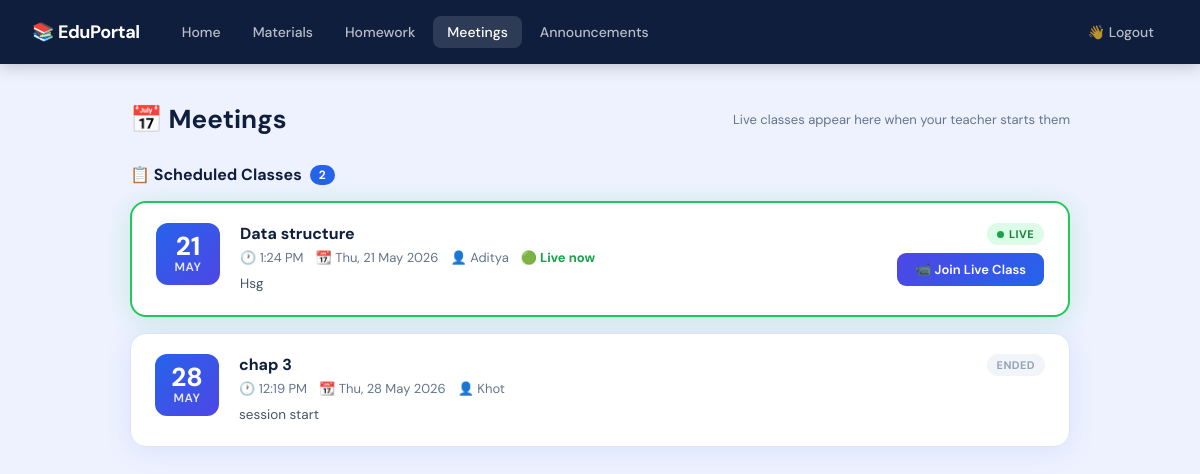
/Backend/meetings.php (signed in), run on the app's committed database.
### tables this page shows
CREATE TABLE `meetings` (
  `id` int NOT NULL AUTO_INCREMENT,
  `teacher_id` int NOT NULL,
  `teacher_name` varchar(100) NOT NULL,
  `title` varchar(200) NOT NULL,
  `description` text,
  `meet_date` date NOT NULL,
  `meet_time` time NOT NULL,
  `room_name` varchar(200) DEFAULT NULL,
  `is_live` tinyint(1) DEFAULT '0',
  `created_at` timestamp NULL DEFAULT CURRENT_TIMESTAMP,
  `subject_id` int DEFAULT NULL,
  PRIMARY KEY (`id`)
);

### Backend/meetings.php (the view, shortened to what this page needs)
<?php
include("connect.php");
$role      = $_SESSION['role'];
$firstName = $_SESSION['firstName'];
$user_id   = $_SESSION['user_id'];
$joining_meeting = null;
if ($role === 'student') {
    $result = $conn->query("SELECT * FROM meetings ORDER BY is_live DESC, meet_date ASC, meet_time ASC");
} else {
    $result = $conn->query("SELECT * FROM meetings WHERE teacher_id = $user_id ORDER BY is_live DESC, meet_date DESC, meet_time DESC");
}
$meetings = [];
while ($row = $result->fetch_assoc()) $meetings[] = $row;
?>
<!DOCTYPE html>
<html lang="en">
<head>
</head>
<body>
<nav class="navbar">
  <span class="brand">📚 EduPortal</span>
  <?php if($role==='teacher'): ?>
    <a href="teacher-dashboard.php">Home</a>
    <a href="study-materials.php">Materials</a>
    <a href="homework.php">Homework</a>
    <a href="meetings.php" class="active">Meetings</a>
    <a href="announcements.php">Announcements</a>
  <?php else: ?>
    <a href="homepage.php">Home</a>
    <a href="study-materials.php">Materials</a>
    <a href="homework.php">Homework</a>
    <a href="meetings.php" class="active">Meetings</a>
    <a href="announcements.php">Announcements</a>
  <?php endif; ?>
  <a href="logout.php">👋 Logout</a>
</nav>
<?php if ($joining_meeting): ?>
<!-- ══════════════════════════════════════
     LIVE VIDEO CALL SCREEN
══════════════════════════════════════ -->
<div class="call-overlay" id="callOverlay">
  <div class="call-header">
    <div class="call-title">
      <span class="live-dot"></span>
      📹 <?= htmlspecialchars($joining_meeting['title']) ?>
      &nbsp;·&nbsp;
      <span style="font-weight:400;font-size:13px;opacity:.75">
        Hosted by <?= htmlspecialchars($joining_meeting['teacher_name']) ?>
      </span>
    </div>
    <div style="display:flex;align-items:center;gap:10px">
      <div class="perm-banner" id="permBanner" style="display:none">
        🎥 Camera/mic blocked?
        <a href="https://support.google.com/chrome/answer/2693767" target="_blank">Allow in browser settings</a>
      </div>
      <?php if($role==='teacher'): ?>
        <form method="POST" id="endForm">
          <input type="hidden" name="action" value="end">
          <input type="hidden" name="meeting_id" value="<?= $joining_meeting['id'] ?>">
          <button type="button" class="btn-hangup" onclick="endMeeting()">⏹ End Meeting for Everyone</button>
        </form>
      <?php else: ?>
        <button class="btn-hangup" onclick="leaveCall()" style="background:#475569">🚪 Leave Call</button>
      <?php endif; ?>
    </div>
  </div>
  <div id="jitsi-container"></div>
</div>
<script>
const ROOM       = <?= json_encode($joining_meeting['room_name']) ?>;
const MYNAME     = <?= json_encode($firstName) ?>;
const IS_TEACHER = <?= json_encode($role === 'teacher') ?>;
// Show permission helper after 4 s if camera hasn't activated
const permTimer = setTimeout(() => {
  document.getElementById('permBanner').style.display = 'flex';
}, 4000);
const api = new JitsiMeetExternalAPI("meet.jit.si", {
  roomName: ROOM,
  width: "100%",
  height: "100%",
  parentNode: document.getElementById("jitsi-container"),
  userInfo: {
    displayName: (IS_TEACHER ? "🎓 Prof. " : "🎒 ") + MYNAME
  },
  configOverwrite: {
    // ── Camera & mic ON for everyone by default ──────────────
    startWithAudioMuted: false,
    startWithVideoMuted: false,
    // ── Cleaner UX ────────────────────────────────────────────
    enableWelcomePage: false,
    prejoinPageEnabled: true,      // shows device-picker before entering
    disableDeepLinking: true,
    enableNoisyMicDetection: true,
    enableNoAudioDetection: true,
    disableSimulcast: false,
    // ── Permissions ───────────────────────────────────────────
    requireDisplayName: true,
    enableUserRolesBasedOnToken: false,
  },
  interfaceConfigOverwrite: {
    SHOW_JITSI_WATERMARK: false,
    SHOW_WATERMARK_FOR_GUESTS: false,
    // Full toolbar so everyone can control camera, mic, share screen
    TOOLBAR_BUTTONS: IS_TEACHER
      ? [
          'microphone','camera','desktop','chat','participants-pane',
          'tileview','filmstrip','security','mute-everyone',
          'recording','hangup','raisehand','settings'
        ]
      : [
          'microphone','camera','desktop','chat',
          'tileview','filmstrip','raisehand','hangup','settings'
        ],
    SETTINGS_SECTIONS: ['devices','language'],
    DEFAULT_REMOTE_DISPLAY_NAME: 'Participant',
    FILM_STRIP_MAX_HEIGHT: 150,
    VIDEO_QUALITY_LABEL_DISABLED: false,
  }
});
// Hide permission banner once video track starts
api.addListener('videoConferenceJoined', () => {
  clearTimeout(permTimer);
  document.getElementById('permBanner').style.display = 'none';
});
// Student leaves → back to meetings list
api.addListener('videoConferenceLeft', () => {
  if (!IS_TEACHER) window.location.href = 'meetings.php';
});
function leaveCall() {
  api.executeCommand('hangup');
  setTimeout(() => { window.location.href = 'meetings.php'; }, 700);
}
function endMeeting() {
  if (!confirm('End this meeting for all participants?')) return;
  api.executeCommand('hangup');
  setTimeout(() => { document.getElementById('endForm').submit(); }, 700);
}
</script>
<?php else: ?>
<div class="page">
  <div class="page-header">
    <h1>📅 Meetings</h1>
    <?php if($role==='student'): ?>
      <span style="font-size:13px;color:var(--muted)">Live classes appear here when your teacher starts them</span>
    <?php endif; ?>
  </div>
  <div class="section-title">
    <?= $role==='teacher' ? '📋 Your Meetings' : '📋 Scheduled Classes' ?>
    <span class="badge"><?= count($meetings) ?></span>
  </div>
  <?php if (empty($meetings)): ?>
    <div class="empty">
      <div class="icon">📭</div>
      <p><?= $role==='teacher' ? "No meetings scheduled yet." : "No classes scheduled yet." ?></p>
    </div>
  <?php else: ?>
  <div class="meetings-list">
    <?php foreach($meetings as $i => $m):
      $dt      = new DateTime($m['meet_date'].' '.$m['meet_time']);
      $now     = new DateTime();
      $isLive  = (bool)$m['is_live'];
      $isPast  = ($dt < $now) && !$isLive;
    ?>
    <div class="meeting-card <?= $isLive ? 'is-live' : '' ?>" style="animation-delay:<?= $i*.06 ?>s">
      <div class="date-block">
        <div class="day"><?= $dt->format('d') ?></div>
        <div class="mon"><?= $dt->format('M') ?></div>
      </div>
      <div class="meeting-body">
        <div class="meeting-title"><?= htmlspecialchars($m['title']) ?></div>
        <div class="meeting-meta">
          <span>🕐 <?= $dt->format('g:i A') ?></span>
          <span>📆 <?= $dt->format('D, d M Y') ?></span>
          <span>👤 <?= htmlspecialchars($m['teacher_name']) ?></span>
          <?php if($isLive): ?>
            <span style="color:#16a34a;font-weight:700">🟢 Live now</span>
          <?php endif; ?>
        </div>
        <?php if(!empty($m['description'])): ?>
          <div class="meeting-desc"><?= nl2br(htmlspecialchars($m['description'])) ?></div>
        <?php endif; ?>
      </div>
      <div class="meeting-actions">
        <?php if($isLive): ?>
          <span class="pill live"><span class="live-ind"></span> Live</span>
        <?php elseif($isPast): ?>
          <span class="pill past">Ended</span>
        <?php else: ?>
          <span class="pill upcoming">Upcoming</span>
        <?php endif; ?>
        <?php if($role==='teacher'): ?>
          <?php if(!$isLive && !$isPast): ?>
            <form method="POST">
              <input type="hidden" name="action" value="start">
              <input type="hidden" name="meeting_id" value="<?= $m['id'] ?>">
              <button type="submit" class="btn btn-start">▶ Start Call</button>
            </form>
          <?php endif; ?>
          <?php if($isLive): ?>
            <a href="meetings.php?join=<?= $m['id'] ?>" class="btn btn-rejoin">📹 Rejoin</a>
            <form method="POST">
              <input type="hidden" name="action" value="end">
              <input type="hidden" name="meeting_id" value="<?= $m['id'] ?>">
              <button type="submit" class="btn btn-end-meeting" onclick="return confirm('End this live meeting?')">⏹ End Call</button>
            </form>
          <?php endif; ?>
          <?php if(!$isLive): ?>
            <form method="POST" onsubmit="return confirm('Delete this meeting?')">
              <input type="hidden" name="action" value="delete">
              <input type="hidden" name="meeting_id" value="<?= $m['id'] ?>">
              <button type="submit" class="btn btn-delete">🗑 Delete</button>
            </form>
          <?php endif; ?>
        <?php else: ?>
          <?php if($isLive): ?>
            <a href="meetings.php?join=<?= $m['id'] ?>" class="btn btn-join-live">📹 Join Live Class</a>
          <?php elseif(!$isPast): ?>
            <span style="font-size:12px;color:var(--muted);text-align:right">Waiting for<br>teacher to start…</span>
          <?php endif; ?>
        <?php endif; ?>
      </div>
    </div>
    <?php endforeach; ?>
  </div>
  <?php endif; ?>
</div>
<?php endif; ?>
</body>
</html>

### Backend/meetings.php (style rules this page uses)
*,*::before,*::after { box-sizing:border-box;margin:0;padding:0 }
:root { --navy:#0f1e3d;--blue:#2563eb;--blue2:#1d4ed8;--indigo:#4f46e5; --green:#16a34a;--red:#dc2626; --bg:#eef2ff;--card:#fff;--border:#dde3f5; --text:#1e293b;--muted:#64748b;--radius:16px; --shadow:0 4px 28px rgba(37,99,235,.10); }
body { font-family:'DM Sans',sans-serif;background:var(--bg);color:var(--text);min-height:100vh }
.navbar { background:var(--navy);padding:0 32px;display:flex;align-items:center;height:64px;gap:4px;box-shadow:0 2px 16px rgba(0,0,0,.22) }
.navbar .brand { font-weight:700;font-size:18px;color:#fff;margin-right:24px;letter-spacing:-.4px }
.navbar a { color:rgba(255,255,255,.7);text-decoration:none;font-size:14px;font-weight:500;padding:7px 14px;border-radius:8px;transition:.18s }
.navbar a:hover,.navbar a.active { background:rgba(255,255,255,.13);color:#fff }
.page { max-width:980px;margin:38px auto;padding:0 20px 80px }
.page-header { display:flex;align-items:center;justify-content:space-between;margin-bottom:28px }
.page-header h1 { font-size:26px;font-weight:700;color:var(--navy);display:flex;align-items:center;gap:10px }
.btn { display:inline-flex;align-items:center;gap:7px;padding:10px 20px;border-radius:9px;font-size:14px;font-weight:600;border:none;cursor:pointer;transition:.18s;font-family:'DM Sans',sans-serif;text-decoration:none }
.btn-join-live { background:linear-gradient(135deg,var(--indigo),var(--blue));color:#fff;font-size:13px;padding:8px 18px;animation:glow 2s infinite }
.section-title { font-size:16px;font-weight:700;color:var(--navy);margin-bottom:16px;display:flex;align-items:center;gap:8px }
.badge { background:var(--blue);color:#fff;font-size:12px;font-weight:700;border-radius:20px;padding:2px 9px }
.meetings-list { display:flex;flex-direction:column;gap:16px }
.meeting-card { background:var(--card);border-radius:var(--radius);box-shadow:var(--shadow);border:1px solid var(--border);padding:20px 24px;display:flex;align-items:flex-start;gap:20px;transition:box-shadow .2s,transform .2s;animation:fadeUp .35s ease both }
.meeting-card.is-live { border:2px solid #22c55e;box-shadow:0 4px 28px rgba(34,197,94,.2) }
.date-block { flex-shrink:0;width:64px;text-align:center;background:linear-gradient(135deg,var(--blue),var(--indigo));border-radius:12px;padding:10px 6px;color:#fff }
.date-block .day { font-size:26px;font-weight:800;line-height:1 }
.date-block .mon { font-size:12px;font-weight:600;text-transform:uppercase;letter-spacing:.5px;opacity:.88 }
.meeting-body { flex:1;min-width:0 }
.meeting-title { font-size:16px;font-weight:700;color:var(--navy);margin-bottom:5px;white-space:nowrap;overflow:hidden;text-overflow:ellipsis }
.meeting-meta { display:flex;flex-wrap:wrap;gap:12px;font-size:13px;color:var(--muted);margin-bottom:8px }
.meeting-meta span { display:flex;align-items:center;gap:5px }
.meeting-desc { font-size:13.5px;color:#475569;line-height:1.55 }
.meeting-actions { flex-shrink:0;display:flex;flex-direction:column;gap:8px;align-items:flex-end }
.pill { display:inline-flex;align-items:center;gap:5px;font-size:11px;font-weight:700;padding:4px 10px;border-radius:20px;text-transform:uppercase;letter-spacing:.4px }
.pill.live { background:#dcfce7;color:#15803d }
.pill.past { background:#f1f5f9;color:#94a3b8 }
.live-ind { width:7px;height:7px;border-radius:50%;background:#16a34a;animation:pulse 1.4s infinite }

### data on the page
meetings: $dt->format('d') "21", $dt->format('M') "MAY", title "Data structure", $dt->format('g:i A') "1:24 PM", $dt->format('D, d M Y') "Thu, 21 May 2026", teacher_name "Aditya", is_live "🟢 Live now", description "Hsg"
meetings: $dt->format('d') "28", $dt->format('M') "MAY", title "chap 3", $dt->format('g:i A') "12:19 PM", $dt->format('D, d M Y') "Thu, 28 May 2026", teacher_name "Khot", description "session start", is_live "ENDED"

### other printed values
count($meetings) "2"
